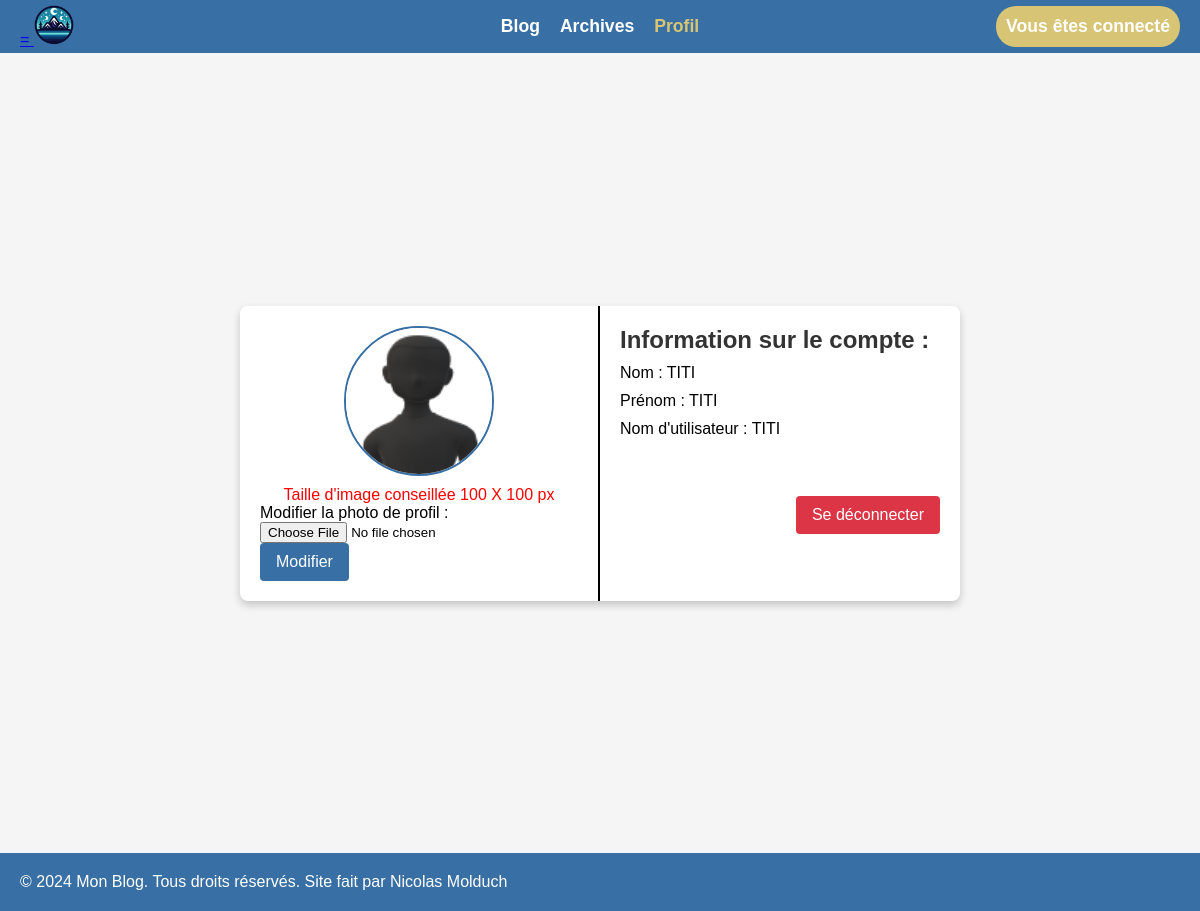
The app's page /index.php?action=profil (signed in) with its own data.
### tables this page shows
CREATE TABLE `utilisateurs` (
  `id_personne` int(11) NOT NULL,
  `login` varchar(255) NOT NULL,
  `nom` varchar(255) NOT NULL,
  `prenom` varchar(255) NOT NULL,
  `motdepasse` varchar(255) NOT NULL,
  `photo` varchar(255) DEFAULT NULL,
  `admin` tinyint(1) NOT NULL DEFAULT 0
);

### models/User.php (called while the page is built, shortened)
<?php
function connect_db()
{
    $db = new PDO('mysql:host=localhost;dbname=molduch_miniprojetphp;port=3306;charset=utf8','root','');
    return $db;
}
function connexion($login)
{
    $db = connect_db();
    $stmt = $db->prepare("SELECT * FROM utilisateurs WHERE login = :login");
    $stmt->bindParam(':login', $login, PDO::PARAM_STR);
    $stmt->execute();
    return $stmt->fetch(PDO::FETCH_ASSOC);
}
?>

### views/profil.php (the view, shortened to what this page needs)
<!DOCTYPE html>
<html lang="fr">
<head>
    <link rel="stylesheet" href="./views/styles.css">
</head>
<body>
    <header>
        <nav class="navbar" id="navbar">
            <a href="index.php?action=blog" class="logo">=
                <img src="./images/img_site/logo_blog.png" alt="Accueil">
            </a>
            <ul class="nav-links">
                <li><a href="index.php?action=blog">Blog</a></li>
                <li><a href="index.php?action=archives">Archives</a></li>
                <li><a href="index.php?action=profil" class="pageactive">Profil</a></li>
            </ul>
            <?php if (isset($_SESSION['login'])) {
                echo "<a href='index.php?action=authentification' class='login-link'>Vous êtes connecté</a>";
            } else {
                echo "<a href='index.php?action=authentification' class='login-link'>Se connecter</a>";
            } ?>
        </nav>
    </header>
    <section class="sectionprofil">
        <div class="profile">
            <div class="profile-photo">
                <?php
                if (isset($_SESSION['login'])) {
                    echo "<img src='{$userInfo['photo']}' alt='Photo de profil'>";
                } else {
                    echo "<img src='https://via.placeholder.com/100' alt='Photo de profil'>";
                }
                ?>
                <p style='color:#FF0000'>Taille d'image conseillée 100 X 100 px</p>
                <form action="index.php?action=upload_Photo" method="post" enctype="multipart/form-data">
                    <label for="photo">Modifier la photo de profil :</label>
                    <input type="file" name="photo" id="photo" required>
                    <input type="submit" name="submit" class="bouttonprofil" value="Modifier">
                </form>
            </div>
            <div class="profile-info">
                <div>
                    <h2>Information sur le compte :</h2>
                    <?php
                    if (isset($_SESSION['login'])) {
                        echo "<p>Nom : {$userInfo['nom']} </p>
                        <p>Prénom : {$userInfo['prenom']} </p>
                        <p>Nom d'utilisateur : {$userInfo['login']} </p>";
                    } else {
                        echo "<p>Nom : </p>
                        <p>Prénom :  </p>
                        <p>Nom d'utilisateur : </p>";
                    }
                    ?>
                </div>
                <?php
                if (isset($_SESSION['login'])) {
                    echo "<a href='index.php?action=logout' class='button-deco'> Se déconnecter</a>";
                } else {
                    echo "<a href='index.php?action=authentification' class='button-deco'> Vous êtes pas connecter</a>";
                }
                ?>
            </div>
        </div>
    </section>
    <footer>
        <p>&copy; 2024 Mon Blog. Tous droits réservés. Site fait par Nicolas Molduch</p>
    </footer>
</body>
</html>

### views/styles.css (style rules this page uses)
html { scroll-behavior: smooth; }
*, *::before, *::after { box-sizing: border-box; margin: 0; padding: 0; }
body { font-family: Arial, sans-serif; margin: 0; padding: 0; overflow-x: hidden; }
.navbar { background-color: #386FA4; padding: 1em; display: flex; justify-content: center; align-items: center; position: relative; }
.logo { position: absolute; left: 20px; }
.logo img { height: 40px; width: auto; }
.nav-links { list-style: none; display: flex; gap: 20px; padding: 0; margin: 0; }
.nav-links li a { color: #ffffff; text-decoration: none; font-weight: bold; font-size: 1.1em; }
.nav-links li a.pageactive { color: #D7C474; }
.login-link { position: absolute; right: 20px; color: #fff; text-decoration: none; font-weight: bold; font-size: 1.1em; padding: 10px; border-radius: 20px; background-color: #D7C474; transition: all 0.5s ease; }
footer { background-color: #386FA4; padding: 20px; color: #fff; }
h2 { font-size: 2rem; color: #333; margin-bottom: 0.5rem; }
.button-deco { align-self: flex-end; margin-top: 48px; padding: 10px 16px; background-color: #dc3545; color: #fff; border: none; border-radius: 4px; text-decoration: none; font-size: 1em; }
.profile-info h2 { font-size: 1.5em; margin-bottom: 10px; }
.profile-info p { margin-bottom: 10px; font-size: 1em; }
.profile { display: grid; grid-template-columns: 1fr 1fr; width: 60%; max-width: 800px; background-color: #fff; border-radius: 8px; box-shadow: 0 4px 8px rgba(0, 0, 0, 0.2); }
.bouttonprofil { padding: 10px 16px; background-color: #386FA4; color: #fff; border: none; border-radius: 4px; cursor: pointer; font-size: 1em; }
.profile-photo { padding: 20px; display: flex; flex-direction: column; align-items: center; justify-content: center; }
.profile-info { padding: 20px; display: flex; flex-direction: column; }
.profile-photo { border-right: 2px solid #000000; }
.profile-photo img { width: 150px; height: 150px; border-radius: 50%; object-fit: cover; margin-bottom: 10px; border: 2px solid #386FA4; }
.sectionprofil { display: flex; justify-content: center; align-items: center; height: 100vh; background-color: #f5f5f5; }

### records on screen
utilisateurs: photo (placeholder picture), nom "TITI", prenom "TITI", login "TITI"
